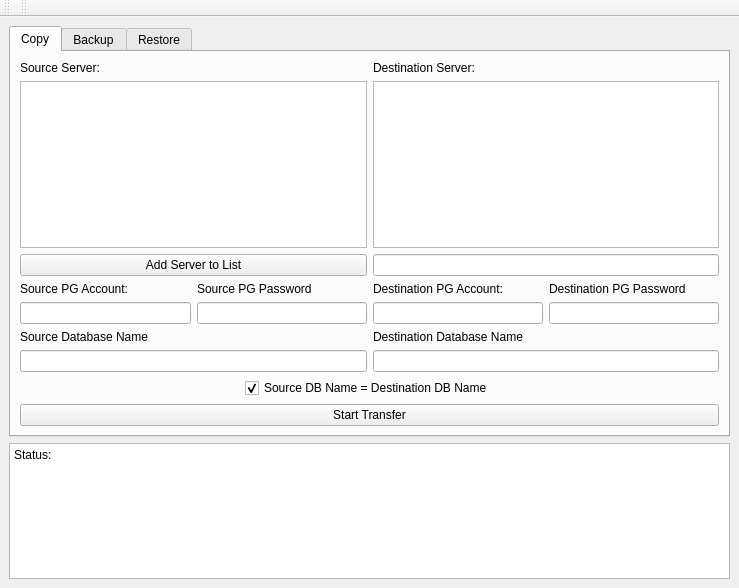
<?xml version="1.0" encoding="UTF-8"?>
<ui version="4.0">
 <class>MainWindow</class>
 <widget class="QMainWindow" name="MainWindow">
  <property name="geometry">
   <rect>
    <x>0</x>
    <y>0</y>
    <width>739</width>
    <height>588</height>
   </rect>
  </property>
  <property name="windowTitle">
   <string>MainWindow</string>
  </property>
  <widget class="QWidget" name="centralwidget">
   <layout class="QGridLayout" name="gridLayout">
    <item row="2" column="0">
     <widget class="QTextEdit" name="Txt_Status">
      <property name="readOnly">
       <bool>true</bool>
      </property>
      <property name="html">
       <string>&lt;!DOCTYPE HTML PUBLIC &quot;-//W3C//DTD HTML 4.0//EN&quot; &quot;http://www.w3.org/TR/REC-html40/strict.dtd&quot;&gt;
&lt;html&gt;&lt;head&gt;&lt;meta name=&quot;qrichtext&quot; content=&quot;1&quot; /&gt;&lt;style type=&quot;text/css&quot;&gt;
p, li { white-space: pre-wrap; }
&lt;/style&gt;&lt;/head&gt;&lt;body style=&quot; font-family:'Ubuntu'; font-size:11pt; font-weight:400; font-style:normal;&quot;&gt;
&lt;p style=&quot; margin-top:0px; margin-bottom:0px; margin-left:0px; margin-right:0px; -qt-block-indent:0; text-indent:0px;&quot;&gt;&lt;span style=&quot; font-size:9pt;&quot;&gt;Status:&lt;/span&gt;&lt;/p&gt;&lt;/body&gt;&lt;/html&gt;</string>
      </property>
     </widget>
    </item>
    <item row="1" column="0">
     <widget class="QTabWidget" name="tabWidget">
      <property name="currentIndex">
       <number>0</number>
      </property>
      <widget class="QWidget" name="tab_copy">
       <attribute name="title">
        <string>Copy</string>
       </attribute>
       <layout class="QGridLayout" name="gridLayout_2">
        <item row="0" column="0">
         <layout class="QVBoxLayout" name="verticalLayout_7" stretch="2,0,0">
          <property name="sizeConstraint">
           <enum>QLayout::SetMinAndMaxSize</enum>
          </property>
          <item>
           <layout class="QHBoxLayout" name="horizontalLayout">
            <item>
             <layout class="QVBoxLayout" name="verticalLayout">
              <item>
               <widget class="QLabel" name="label_4">
                <property name="text">
                 <string>Source Server:</string>
                </property>
               </widget>
              </item>
              <item>
               <widget class="QListWidget" name="Copy_list_Src"/>
              </item>
              <item>
               <layout class="QHBoxLayout" name="horizontalLayout_4" stretch="2">
                <item>
                 <widget class="QPushButton" name="Copy_Btn_ServerAdd">
                  <property name="text">
                   <string>Add Server to List</string>
                  </property>
                 </widget>
                </item>
               </layout>
              </item>
              <item>
               <layout class="QHBoxLayout" name="horizontalLayout_2">
                <item>
                 <layout class="QVBoxLayout" name="verticalLayout_2">
                  <item>
                   <widget class="QLabel" name="label">
                    <property name="text">
                     <string>Source PG Account:</string>
                    </property>
                   </widget>
                  </item>
                  <item>
                   <widget class="QLineEdit" name="Copy_Line_SrcAcc">
                    <property name="text">
                     <string/>
                    </property>
                   </widget>
                  </item>
                 </layout>
                </item>
                <item>
                 <layout class="QVBoxLayout" name="verticalLayout_4">
                  <item>
                   <widget class="QLabel" name="label_2">
                    <property name="text">
                     <string>Source PG Password</string>
                    </property>
                   </widget>
                  </item>
                  <item>
                   <widget class="QLineEdit" name="Copy_Line_SrcPass">
                    <property name="inputMethodHints">
                     <set>Qt::ImhHiddenText|Qt::ImhNoAutoUppercase|Qt::ImhNoPredictiveText</set>
                    </property>
                    <property name="text">
                     <string/>
                    </property>
                    <property name="echoMode">
                     <enum>QLineEdit::Password</enum>
                    </property>
                   </widget>
                  </item>
                 </layout>
                </item>
               </layout>
              </item>
             </layout>
            </item>
            <item>
             <layout class="QVBoxLayout" name="verticalLayout_3">
              <item>
               <widget class="QLabel" name="label_5">
                <property name="text">
                 <string>Destination Server:</string>
                </property>
               </widget>
              </item>
              <item>
               <widget class="QListWidget" name="Copy_list_Dest"/>
              </item>
              <item>
               <layout class="QHBoxLayout" name="horizontalLayout_5" stretch="2">
                <item>
                 <widget class="QLineEdit" name="Copy_Line_ServerAdd"/>
                </item>
               </layout>
              </item>
              <item>
               <layout class="QHBoxLayout" name="horizontalLayout_3">
                <item>
                 <layout class="QVBoxLayout" name="verticalLayout_5">
                  <item>
                   <widget class="QLabel" name="label_3">
                    <property name="text">
                     <string>Destination PG Account:</string>
                    </property>
                   </widget>
                  </item>
                  <item>
                   <widget class="QLineEdit" name="Copy_Line_DestAcc">
                    <property name="text">
                     <string/>
                    </property>
                   </widget>
                  </item>
                 </layout>
                </item>
                <item>
                 <layout class="QVBoxLayout" name="verticalLayout_6">
                  <item>
                   <widget class="QLabel" name="label_6">
                    <property name="text">
                     <string>Destination PG Password</string>
                    </property>
                   </widget>
                  </item>
                  <item>
                   <widget class="QLineEdit" name="Copy_Line_DestPass">
                    <property name="text">
                     <string/>
                    </property>
                    <property name="echoMode">
                     <enum>QLineEdit::Password</enum>
                    </property>
                   </widget>
                  </item>
                 </layout>
                </item>
               </layout>
              </item>
             </layout>
            </item>
           </layout>
          </item>
          <item>
           <layout class="QVBoxLayout" name="verticalLayout_10" stretch="1,1">
            <item>
             <layout class="QHBoxLayout" name="horizontalLayout_6">
              <item>
               <layout class="QVBoxLayout" name="verticalLayout_8">
                <item>
                 <widget class="QLabel" name="label_7">
                  <property name="text">
                   <string>Source Database Name</string>
                  </property>
                 </widget>
                </item>
                <item>
                 <widget class="QLineEdit" name="Copy_Line_SrcDB">
                  <property name="text">
                   <string/>
                  </property>
                 </widget>
                </item>
               </layout>
              </item>
              <item>
               <layout class="QVBoxLayout" name="verticalLayout_9">
                <item>
                 <widget class="QLabel" name="label_8">
                  <property name="text">
                   <string>Destination Database Name</string>
                  </property>
                 </widget>
                </item>
                <item>
                 <widget class="QLineEdit" name="Copy_Line_DestDB">
                  <property name="text">
                   <string/>
                  </property>
                 </widget>
                </item>
               </layout>
              </item>
             </layout>
            </item>
            <item alignment="Qt::AlignHCenter">
             <widget class="QCheckBox" name="Copy_Check_DBSameName">
              <property name="text">
               <string>Source DB Name = Destination DB Name</string>
              </property>
              <property name="checked">
               <bool>true</bool>
              </property>
             </widget>
            </item>
           </layout>
          </item>
          <item>
           <widget class="QPushButton" name="Copy_Btn_RunCopy">
            <property name="text">
             <string>Start Transfer</string>
            </property>
           </widget>
          </item>
         </layout>
        </item>
       </layout>
      </widget>
      <widget class="QWidget" name="tab_backup">
       <attribute name="title">
        <string>Backup</string>
       </attribute>
       <layout class="QGridLayout" name="gridLayout_6">
        <item row="0" column="0">
         <layout class="QVBoxLayout" name="verticalLayout_41" stretch="2,0,0">
          <property name="sizeConstraint">
           <enum>QLayout::SetMinAndMaxSize</enum>
          </property>
          <item>
           <layout class="QHBoxLayout" name="horizontalLayout_25">
            <item>
             <layout class="QVBoxLayout" name="verticalLayout_42">
              <item>
               <widget class="QLabel" name="label_33">
                <property name="text">
                 <string>Source Server:</string>
                </property>
               </widget>
              </item>
              <item>
               <widget class="QListWidget" name="Backup_list_Src"/>
              </item>
              <item>
               <layout class="QHBoxLayout" name="horizontalLayout_26" stretch="2,2">
                <item>
                 <widget class="QPushButton" name="Backup_Btn_ServerAdd">
                  <property name="text">
                   <string>Add Source Server</string>
                  </property>
                 </widget>
                </item>
                <item>
                 <widget class="QLineEdit" name="Backup_Line_ServerAdd"/>
                </item>
               </layout>
              </item>
              <item>
               <layout class="QHBoxLayout" name="horizontalLayout_27">
                <item>
                 <layout class="QVBoxLayout" name="verticalLayout_43">
                  <item>
                   <widget class="QLabel" name="label_34">
                    <property name="text">
                     <string>Source PG Account:</string>
                    </property>
                   </widget>
                  </item>
                  <item>
                   <widget class="QLineEdit" name="Backup_Line_SrcAcc">
                    <property name="text">
                     <string/>
                    </property>
                   </widget>
                  </item>
                 </layout>
                </item>
                <item>
                 <layout class="QVBoxLayout" name="verticalLayout_44">
                  <item>
                   <widget class="QLabel" name="label_35">
                    <property name="text">
                     <string>Source PG Password</string>
                    </property>
                   </widget>
                  </item>
                  <item>
                   <widget class="QLineEdit" name="Backup_Line_SrcPass">
                    <property name="inputMethodHints">
                     <set>Qt::ImhHiddenText|Qt::ImhNoAutoUppercase|Qt::ImhNoPredictiveText</set>
                    </property>
                    <property name="text">
                     <string/>
                    </property>
                    <property name="echoMode">
                     <enum>QLineEdit::Password</enum>
                    </property>
                   </widget>
                  </item>
                 </layout>
                </item>
               </layout>
              </item>
             </layout>
            </item>
           </layout>
          </item>
          <item>
           <layout class="QVBoxLayout" name="verticalLayout_48" stretch="1">
            <item>
             <layout class="QHBoxLayout" name="horizontalLayout_30">
              <item>
               <layout class="QVBoxLayout" name="verticalLayout_49">
                <item>
                 <widget class="QLabel" name="label_39">
                  <property name="text">
                   <string>Source Database Name</string>
                  </property>
                 </widget>
                </item>
                <item>
                 <widget class="QLineEdit" name="Backup_Line_SrcDB">
                  <property name="text">
                   <string/>
                  </property>
                 </widget>
                </item>
               </layout>
              </item>
             </layout>
            </item>
           </layout>
          </item>
          <item>
           <widget class="QPushButton" name="Backup_Btn_RunBackup">
            <property name="text">
             <string>Start Backup</string>
            </property>
           </widget>
          </item>
         </layout>
        </item>
       </layout>
      </widget>
      <widget class="QWidget" name="tab_restore">
       <attribute name="title">
        <string>Restore</string>
       </attribute>
       <layout class="QGridLayout" name="gridLayout_3">
        <item row="0" column="0">
         <layout class="QVBoxLayout" name="verticalLayout_27">
          <item>
           <widget class="QPushButton" name="Restore_Btn_File">
            <property name="text">
             <string>Select Backup File (.sql)</string>
            </property>
           </widget>
          </item>
          <item>
           <widget class="QLineEdit" name="Restore_Line_File">
            <property name="readOnly">
             <bool>true</bool>
            </property>
           </widget>
          </item>
          <item>
           <widget class="QLabel" name="label_48">
            <property name="text">
             <string>Destination Server:</string>
            </property>
           </widget>
          </item>
          <item>
           <widget class="QListWidget" name="Restore_list_Dest"/>
          </item>
          <item>
           <layout class="QHBoxLayout" name="horizontalLayout_38" stretch="2,2">
            <item>
             <widget class="QPushButton" name="Restore_Btn_ServerAdd">
              <property name="text">
               <string>Add Destination Server</string>
              </property>
             </widget>
            </item>
            <item>
             <widget class="QLineEdit" name="Restore_Line_ServerAdd"/>
            </item>
           </layout>
          </item>
          <item>
           <layout class="QHBoxLayout" name="horizontalLayout_7">
            <item>
             <layout class="QVBoxLayout" name="verticalLayout_11">
              <item>
               <widget class="QLabel" name="label_9">
                <property name="text">
                 <string>Destination PG Account:</string>
                </property>
               </widget>
              </item>
              <item>
               <widget class="QLineEdit" name="Restore_Line_DestAcc">
                <property name="text">
                 <string/>
                </property>
               </widget>
              </item>
             </layout>
            </item>
            <item>
             <layout class="QVBoxLayout" name="verticalLayout_12">
              <item>
               <widget class="QLabel" name="label_10">
                <property name="text">
                 <string>Destination PG Password</string>
                </property>
               </widget>
              </item>
              <item>
               <widget class="QLineEdit" name="Restore_Line_DestPass">
                <property name="text">
                 <string/>
                </property>
                <property name="echoMode">
                 <enum>QLineEdit::Password</enum>
                </property>
               </widget>
              </item>
             </layout>
            </item>
           </layout>
          </item>
          <item>
           <layout class="QVBoxLayout" name="verticalLayout_13">
            <item>
             <widget class="QLabel" name="label_11">
              <property name="text">
               <string>Destination Database Name</string>
              </property>
             </widget>
            </item>
            <item>
             <widget class="QLineEdit" name="Restore_Line_DestDB">
              <property name="text">
               <string/>
              </property>
             </widget>
            </item>
           </layout>
          </item>
          <item>
           <widget class="QPushButton" name="Restore_Btn_RunRestore">
            <property name="text">
             <string>Start Restore</string>
            </property>
           </widget>
          </item>
         </layout>
        </item>
       </layout>
      </widget>
     </widget>
    </item>
   </layout>
  </widget>
  <widget class="QToolBar" name="toolBar">
   <property name="windowTitle">
    <string>toolBar</string>
   </property>
   <attribute name="toolBarArea">
    <enum>TopToolBarArea</enum>
   </attribute>
   <attribute name="toolBarBreak">
    <bool>false</bool>
   </attribute>
  </widget>
  <widget class="QToolBar" name="toolBar_2">
   <property name="windowTitle">
    <string>toolBar_2</string>
   </property>
   <attribute name="toolBarArea">
    <enum>TopToolBarArea</enum>
   </attribute>
   <attribute name="toolBarBreak">
    <bool>false</bool>
   </attribute>
  </widget>
  <action name="actionQuit">
   <property name="text">
    <string>Quit</string>
   </property>
  </action>
 </widget>
 <tabstops>
  <tabstop>tabWidget</tabstop>
  <tabstop>Copy_list_Src</tabstop>
  <tabstop>Copy_list_Dest</tabstop>
  <tabstop>Copy_Btn_ServerAdd</tabstop>
  <tabstop>Copy_Line_ServerAdd</tabstop>
  <tabstop>Copy_Line_SrcAcc</tabstop>
  <tabstop>Copy_Line_SrcPass</tabstop>
  <tabstop>Copy_Line_DestAcc</tabstop>
  <tabstop>Copy_Line_DestPass</tabstop>
  <tabstop>Copy_Line_SrcDB</tabstop>
  <tabstop>Copy_Check_DBSameName</tabstop>
  <tabstop>Copy_Line_DestDB</tabstop>
  <tabstop>Copy_Btn_RunCopy</tabstop>
  <tabstop>Backup_list_Src</tabstop>
  <tabstop>Backup_Btn_ServerAdd</tabstop>
  <tabstop>Backup_Line_ServerAdd</tabstop>
  <tabstop>Backup_Line_SrcAcc</tabstop>
  <tabstop>Backup_Line_SrcPass</tabstop>
  <tabstop>Backup_Line_SrcDB</tabstop>
  <tabstop>Backup_Btn_RunBackup</tabstop>
  <tabstop>Restore_Btn_File</tabstop>
  <tabstop>Restore_Line_File</tabstop>
  <tabstop>Restore_list_Dest</tabstop>
  <tabstop>Restore_Btn_ServerAdd</tabstop>
  <tabstop>Restore_Line_ServerAdd</tabstop>
  <tabstop>Restore_Line_DestAcc</tabstop>
  <tabstop>Restore_Line_DestPass</tabstop>
  <tabstop>Restore_Line_DestDB</tabstop>
  <tabstop>Restore_Btn_RunRestore</tabstop>
  <tabstop>Txt_Status</tabstop>
 </tabstops>
 <resources/>
 <connections>
  <connection>
   <sender>actionQuit</sender>
   <signal>activated()</signal>
   <receiver>MainWindow</receiver>
   <slot>close()</slot>
   <hints>
    <hint type="sourcelabel">
     <x>-1</x>
     <y>-1</y>
    </hint>
    <hint type="destinationlabel">
     <x>399</x>
     <y>299</y>
    </hint>
   </hints>
  </connection>
 </connections>
</ui>
